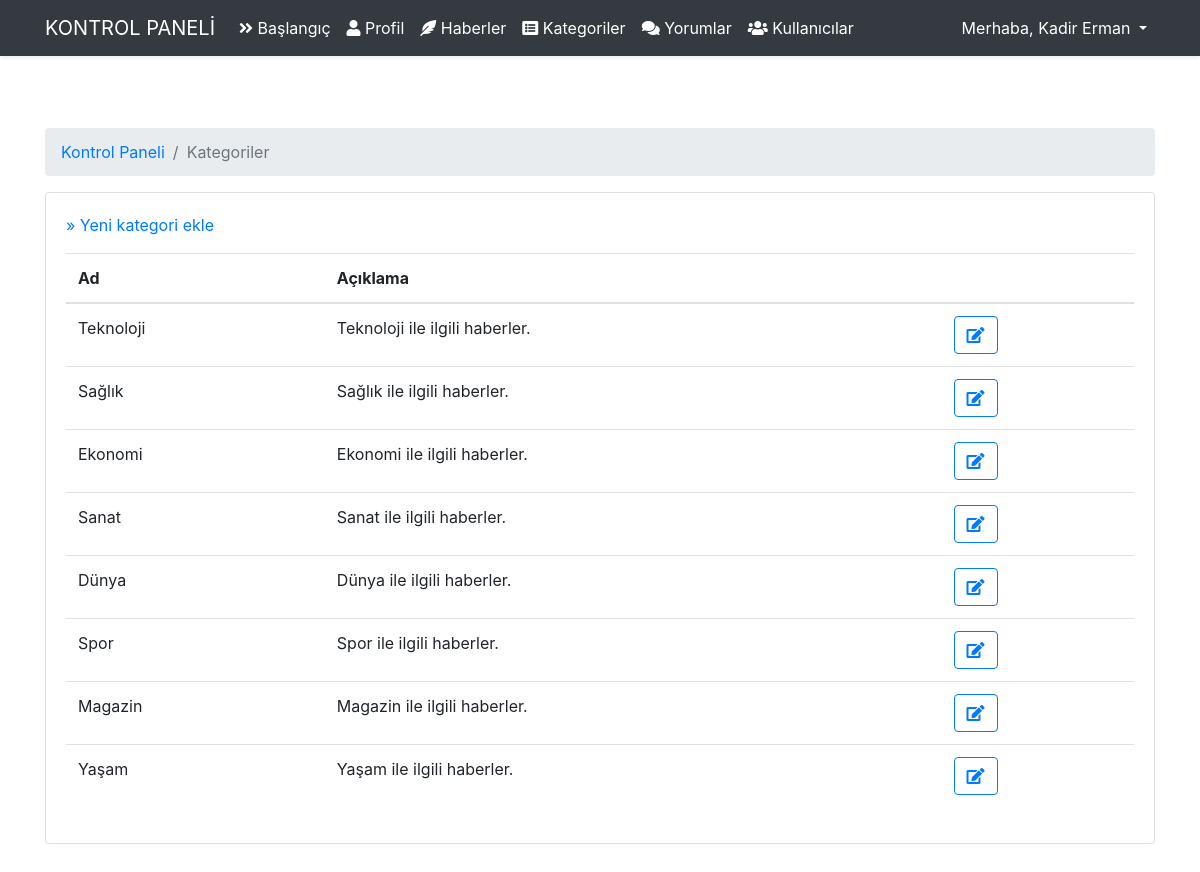
Page /admin/category (signed in) on the committed database.
### tables this page shows
CREATE TABLE `users` (
  `id` int(11) NOT NULL,
  `name` varchar(255) NOT NULL,
  `lastname` varchar(255) NOT NULL,
  `email` varchar(255) NOT NULL,
  `password` varchar(255) NOT NULL,
  `role_level` int(11) NOT NULL DEFAULT 1
);

CREATE TABLE `categories` (
  `id` int(11) NOT NULL,
  `name` varchar(255) NOT NULL,
  `description` varchar(255) NOT NULL
);

### core/Router.php (called while the page is built, shortened)
<?php
class Router
{
    public Request $request;
    protected array $routes = [];
    public function __construct(Request $request)
    {
        $this->request = $request;
    }
    public function get($path, $callback)
    {
        $this->routes['get'][$path] = $callback;
    }
    public function post($path, $callback)
    {
        $this->routes['post'][$path] = $callback;
    }
    public function resolve()
    {
        $path = $this->request->getPath();
        $method = $this->request->method();
        $callback = $this->routes[$method][$path] ?? false;
        if (is_array($callback)) {
            $controller = new $callback[0]();
            $controller->action = $callback[1];
            $callback[0] = $controller;
        }
        return call_user_func($callback, $this->request);
    }
    public function view(string $view, ?string $title = null, array $data = [])
    {
        require_once __DIR__ . "/../app/views/$view.php";
        return ob_get_clean();
    }
}

### core/Controller.php (called while the page is built, shortened)
<?php
abstract class Controller
{
    public static function view(string $view, ?string $title = null, array $data = [])
    {
        return Application::$app->router->view($view, $title, $data);
    }
}

### app/Controllers/Admin/CategoryController.php (called while the page is built, shortened)
<?php
class CategoryController extends Controller
{
    public function index()
    {
        $categories = Category::all();
        return $this->view('auth/admin/category', 'Kategoriler', compact('categories'));
    }
}

### public/index.php (called while the page is built, shortened)
<?php
$app = new Application();
$app->run();

### core/Session.php (called while the page is built, shortened)
<?php
class Session
{
    public static function get($key)
    {
        return !empty($_SESSION[$key]) ? $_SESSION[$key] : null;
    }
}

### core/DB.php (called while the page is built, shortened)
<?php
class DB
{
    public static function connection()
    {
        $env = parse_ini_file(__DIR__ . '/../.env');
        $host = $env['DB_HOST'];
        $database = $env['DB_DATABASE'];
        $username = $env['DB_USERNAME'];
        $password = $env['DB_PASSWORD'];
        try {
            $dsn = "mysql:host=$host; dbname=$database;";
            $pdo = new PDO($dsn, $username, $password);
            return $pdo;
        } catch (PDOException $e) {
            echo "Veritabanı hatası " . $e->getMessage();
            Logger::emergency('Veritabanına bağlanamadı.', [false]);
            exit();
        }
    }
    public static function table(string $table)
    {
        $db = self::connection();
        $stm = $db->prepare("SELECT * FROM $table");
        $stm->execute();
        return $stm->fetchAll(PDO::FETCH_ASSOC);
    }
    public static function find(string $table, mixed $id)
    {
        $db = self::connection();
        $stm = $db->prepare("SELECT * FROM $table WHERE id = :id");
        $stm->bindParam(":id", $id);
        $stm->execute();
        return $stm->fetch(PDO::FETCH_ASSOC);
    }
}

### core/Model.php (called while the page is built, shortened)
<?php
abstract class Model
{
    public static function all() {
        $table = static::$table;
        return DB::table($table);
    }
    public static function find(int $id) {
        $table = static::$table;
        return DB::find($table, $id);
    }
}

### app/views/auth/admin/category.php (the view)
<?php require __DIR__ . '/layouts/header.php';?>
    <div class="container">
        <div class="row justify-content-center py-5">
            <div class="col-md-12">
                <nav aria-label="breadcrumb">
                    <ol class="breadcrumb">
                        <li class="breadcrumb-item"><a href="/admin">Kontrol Paneli</a></li>
                        <li class="breadcrumb-item active" aria-current="page"><?= $title ?></li>
                    </ol>
                </nav>
                <div class="card">
                    <div class="card-body">
                        <div class="pb-3">
                            <a href="category/create">» Yeni kategori ekle</a>
                        </div>
                        <table class="table caption-top table-hover">
                            <thead>
                            <tr>
                                <th scope="col">Ad</th>
                                <th scope="col">Açıklama</th>
                                <th scope="col"></th>
                            </tr>
                            </thead>
                            <tbody>
                            <?php foreach($categories as $category): ?>
                                <tr>
                                    <td><?= $category['name'] ?></td>
                                    <td><?= $category['description'] ?></td>
                                    <td>
                                        <a href="category/edit?id=<?= $category['id'] ?>">
                                            <span class="btn btn-outline-primary">
                                            <i class="fa fa-edit"></i>
                                            </span>
                                        </a>
                                    </td>
                                </tr>
                            <?php endforeach; ?>
                            </tbody>
                        </table>
                    </div>
                </div>
            </div>
        </div>
    </div>
<?php require __DIR__ . '/layouts/footer.php';?>

### app/views/auth/admin/layouts/navbar.php (shortened to what this page needs)
<nav class="navbar navbar-expand-md navbar-dark bg-dark shadow-sm">
    <div class="container">
        <a class="navbar-brand text-uppercase" href="/admin">Kontrol Paneli</a>
        <div class="collapse navbar-collapse" id="navbars">
            <ul class="navbar-nav me-auto mb-2 mb-lg-0">
                <li class="nav-item">
                    <a class="nav-link text-white" aria-current="page" href="/admin">
                        <i class="fas fa-angle-double-right"></i>
                        Başlangıç
                    </a>
                </li>
                <li class="nav-item">
                    <a class="nav-link text-white" aria-current="page" href="/admin/profile">
                        <i class="fas fa-user"></i>
                        Profil
                    </a>
                </li>
                <?php if (user('role_level') >= 3): ?>
                <li class="nav-item">
                    <a class="nav-link text-white" aria-current="page" href="/admin/news">
                        <i class="fas fa-feather-alt"></i>
                        Haberler
                    </a>
                </li>
                    <li class="nav-item">
                        <a class="nav-link text-white" aria-current="page" href="/admin/category">
                            <i class="fas fa-list-alt"></i>
                            Kategoriler
                        </a>
                    </li>
                <?php endif; ?>
                <?php if (user('role_level') >= 3): ?>
                    <li class="nav-item">
                        <a class="nav-link text-white" aria-current="page" href="/admin/comment">
                            <i class="fas fa-comments"></i>
                            Yorumlar
                        </a>
                    </li>
                    <li class="nav-item">
                        <a class="nav-link text-white" aria-current="page" href="/admin/user">
                            <i class="fas fa-users"></i>
                            Kullanıcılar
                        </a>
                    </li>
                <?php endif; ?>
            </ul>
            <div class="navbar-collapse">
                <ul class="navbar-nav ml-auto">
                    <div class="dropdown">
                        <a class="nav-link dropdown-toggle text-white" href="#" role="button" id="dropdownMenuLink" data-bs-toggle="dropdown" aria-expanded="false">
                            Merhaba, <?php echo user('name') ?> <?php echo user('lastname') ?>
                        </a>
                    </div>
                </ul>
            </div>
        </div>
    </div>
</nav>

### rows in the picture
users: name "Kadir", lastname "Erman"
categories: name "Teknoloji", description "Teknoloji ile ilgili haberler."
categories: name "Sağlık", description "Sağlık ile ilgili haberler."
categories: name "Ekonomi", description "Ekonomi ile ilgili haberler."
categories: name "Sanat", description "Sanat ile ilgili haberler."
categories: name "Dünya", description "Dünya ile ilgili haberler."
categories: name "Spor", description "Spor ile ilgili haberler."
categories: name "Magazin", description "Magazin ile ilgili haberler."
categories: name "Yaşam", description "Yaşam ile ilgili haberler."

### other values in the picture
$title "Kategoriler"
